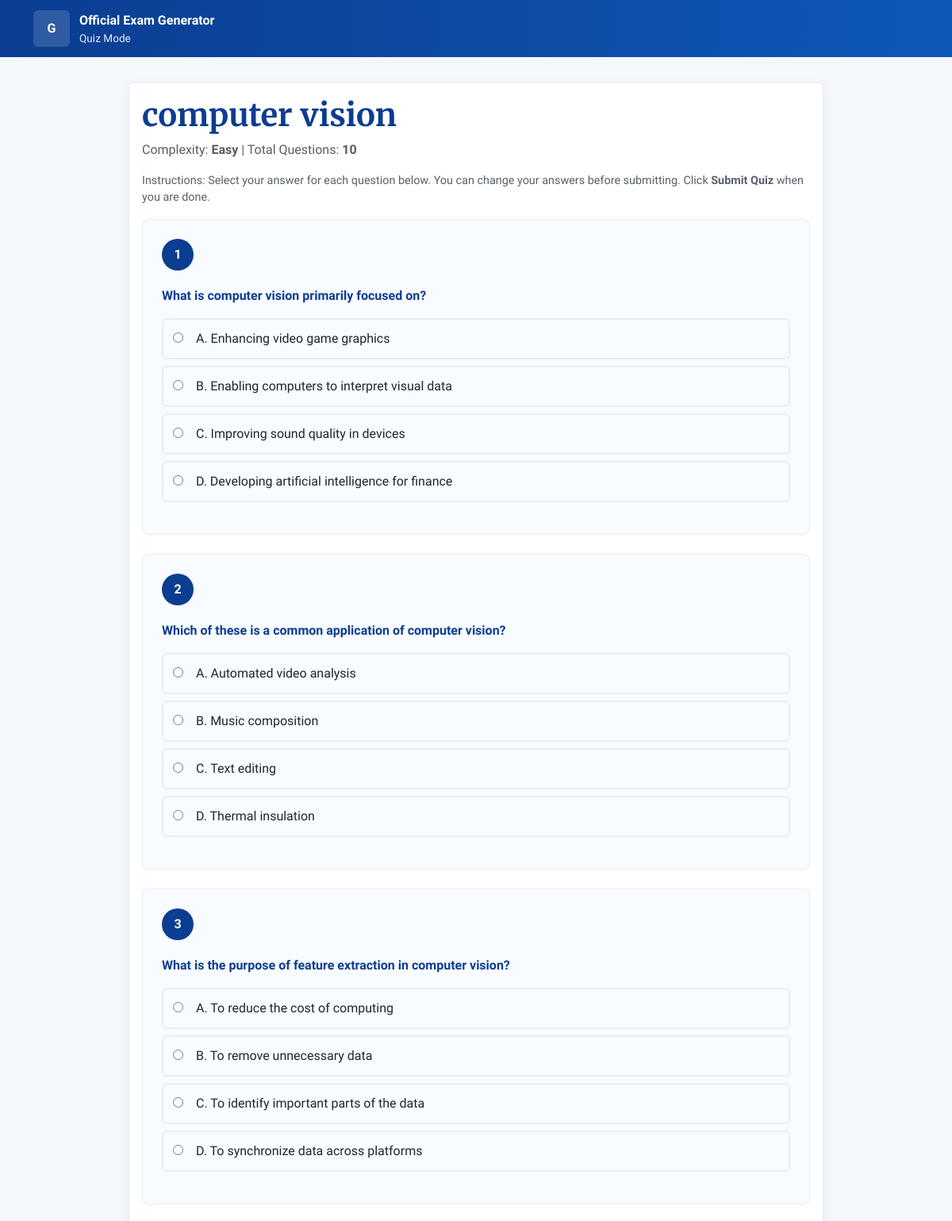
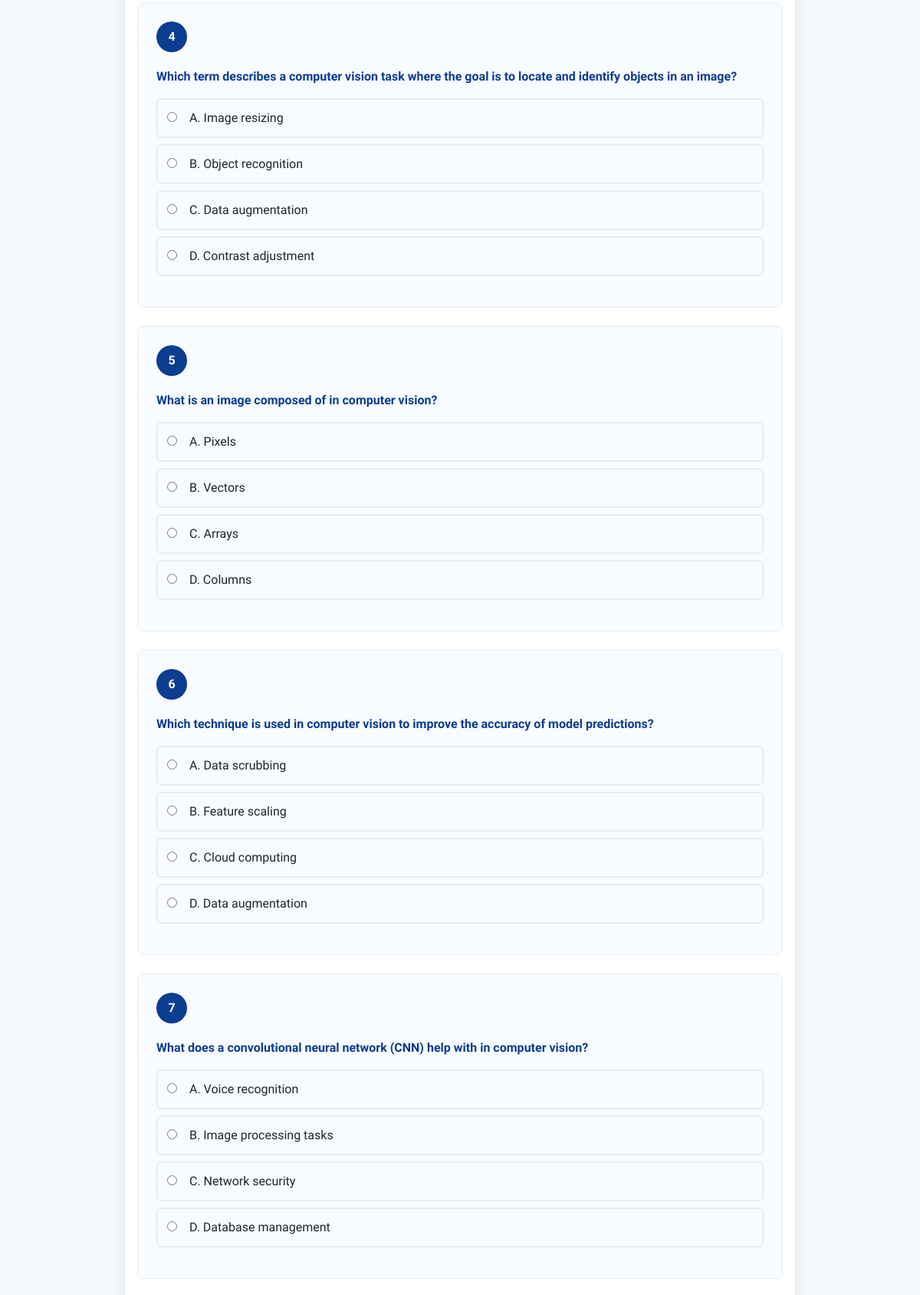
Screenshot of /quiz/10 (upper part) with the database file from the repository (2 pictures, top to bottom).
### open_router.py (models this page shows)
class TestPaper(db.Model):
    __tablename__ = "test_paper"
    id = db.Column(db.Integer, primary_key=True)
    syllabus = db.Column(db.Text, nullable=False)
    complexity = db.Column(db.String(32), nullable=False)
    num_questions = db.Column(db.Integer, nullable=False)
    generated_at = db.Column(db.DateTime, default=datetime.utcnow, nullable=False)
    raw_output = db.Column(db.Text, nullable=False)
    questions = db.relationship(
        "MCQQuestion", back_populates="paper", cascade="all, delete-orphan"
    )

class MCQQuestion(db.Model):
    __tablename__ = "mcq_question"
    id = db.Column(db.Integer, primary_key=True)
    paper_id = db.Column(db.Integer, db.ForeignKey("test_paper.id"), nullable=False)
    question_text = db.Column(db.Text, nullable=False)
    choices_json = db.Column(db.Text, nullable=False)
    correct_choice_index = db.Column(db.Integer, nullable=False)
    explanation = db.Column(db.Text, nullable=True)
    paper = db.relationship("TestPaper", back_populates="questions")
    @property
    def choices(self):
        try:
            return json.loads(self.choices_json)
        except Exception:
            return []

### open_router.py (the view)
@app.route("/quiz/<int:paper_id>")
def quiz_start(paper_id):
    paper = TestPaper.query.get_or_404(paper_id)
    return render_template(
        "quiz_all_questions.html",
        paper=paper,
        questions=paper.questions,
    )

### templates/quiz_all_questions.html (shortened to what this page needs)
<!doctype html>
<html lang="en">
  <head>
    <link href="https://cdn.jsdelivr.net/npm/bootstrap@5.3.2/dist/css/bootstrap.min.css" rel="stylesheet">
  </head>
  <body>
    <header class="gov-header">
      <div class="container">
        <div class="gov-brand">
          <div class="gov-emblem">G</div>
          <div>
            <div style="font-weight:600">Official Exam Generator</div>
            <div style="font-size:.85rem;opacity:.9">Quiz Mode</div>
          </div>
        </div>
      </div>
    </header>
    <div class="container" style="max-width:900px;margin:2rem auto">
      <div class="card">
        <div class="card-body">
          <h1 class="card-title">{{ paper.syllabus }}</h1>
          <p class="text-muted">Complexity: <strong>{{ paper.complexity.title() }}</strong> | Total Questions: <strong>{{ questions|length }}</strong></p>
          <p class="progress-info">Instructions: Select your answer for each question below. You can change your answers before submitting. Click <strong>Submit Quiz</strong> when you are done.</p>
          <form method="post" action="{{ url_for('quiz_submit', paper_id=paper.id) }}">
            {% for q in questions %}
              {% set idx = loop.index0 %}
              <div class="question-item">
                <div class="question-number">{{ loop.index }}</div>
                <div class="question-text">{{ q.question_text }}</div>
                <div style="margin:1rem 0">
                  {% for choice in q.choices %}
                    {% set choice_idx = loop.index0 %}
                    <label class="choice-label">
                      <input type="radio" name="q{{ idx }}" value="{{ choice_idx }}" onchange="this.closest('label').classList.add('selected')">
                      <span class="choice-text">{{ choice }}</span>
                    </label>
                  {% endfor %}
                </div>
              </div>
            {% endfor %}
          </form>
        </div>
      </div>
    </div>
  </body>
</html>

### templates/quiz_all_questions.html (style rules this page uses)
:root { --bg:#f4f7fb;--primary:#0b3d91;--accent:#0072c6;--muted:#58606a;--card:#fff;--border:#e6edf6 }
body { font-family:'Libre Franklin', Arial, sans-serif;background:var(--bg);color:#0b2540 }
.gov-header { background:linear-gradient(90deg,var(--primary),#0e58b8);color:white;padding:.8rem 0 }
.gov-brand { display:flex;align-items:center;gap:.75rem }
.gov-emblem { width:46px;height:46px;background:rgba(255,255,255,0.15);border-radius:6px;display:inline-flex;align-items:center;justify-content:center;font-weight:700 }
.card { border:1px solid var(--border);box-shadow:0 6px 18px rgba(16,24,40,0.06) }
h1.card-title { font-family:'Merriweather', serif;font-weight:700;color:var(--primary) }
.question-item { background:#f8fbff;border:1px solid var(--border);border-radius:8px;padding:1.5rem;margin-bottom:1.5rem }
.question-number { display:inline-block;background:var(--primary);color:white;width:40px;height:40px;line-height:40px;text-align:center;border-radius:50%;font-weight:600;margin-bottom:.5rem }
.question-text { font-weight:600;margin:.75rem 0;color:var(--primary) }
.choice-label { display:block;padding:.75rem;margin:.5rem 0;border:2px solid var(--border);border-radius:6px;cursor:pointer;transition:all 0.2s }
input[type="radio"] { margin-right:0.75rem }
.progress-info { color:var(--muted);font-size:.9rem;margin-bottom:1rem }

### rows the page displays
TestPaper: syllabus "computer vision", complexity "Easy"
MCQQuestion: question_text "What is computer vision primarily focused on?", choices "A. Enhancing video game graphics" "B. Enabling computers to interpret visual data" "C. Improving sound quality in devices" "D. Developing artificial intelligence for finance"
MCQQuestion: question_text "Which of these is a common application of computer vision?", choices "A. Automated video analysis" "B. Music composition" "C. Text editing" "D. Thermal insulation"
MCQQuestion: question_text "What is the purpose of feature extraction in computer vision?", choices "A. To reduce the cost of computing" "B. To remove unnecessary data" "C. To identify important parts of the data" "D. To synchronize data across platforms"
MCQQuestion: question_text "Which term describes a computer vision task where the goal is to locate and identify objects in an image?", choices "A. Image resizing" "B. Object recognition" "C. Data augmentation" "D. Contrast adjustment"
MCQQuestion: question_text "What is an image composed of in computer vision?", choices "A. Pixels" "B. Vectors" "C. Arrays" "D. Columns"
MCQQuestion: question_text "Which technique is used in computer vision to improve the accuracy of model predictions?", choices "A. Data scrubbing" "B. Feature scaling" "C. Cloud computing" "D. Data augmentation"
MCQQuestion: question_text "What does a convolutional neural network (CNN) help with in computer vision?", choices "A. Voice recognition" "B. Image processing tasks" "C. Network security" "D. Database management"

### other values shown
{{ questions|length }} "10"
